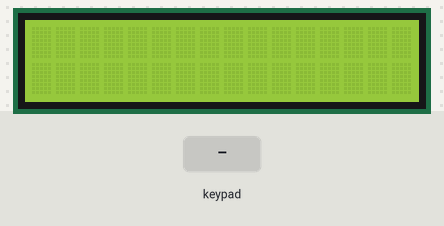
A sketch run on a simulated Arduino Uno, built with avr-gcc and run on an emulated ATmega328P. On the bench: 16×2 character LCD. Inputs (shaded band) come from the test bench. What the sketch prints to the serial monitor is not drawn.

Above: at 1.2 s.
1.3 s: keypad keys 1 2 1 1 1 0 9 # pressed 0.4 s apart
At 4.5 s:
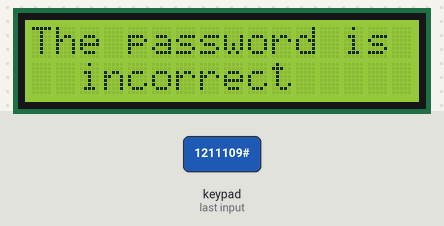
6.0 s: keypad keys 7 8 9 0 # pressed 0.4 s apart
At 8.0 s:
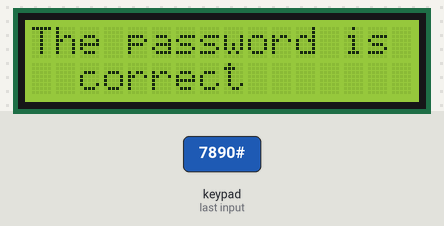
9.6 s: keypad keys 1 2 1 1 1 0 9 A pressed 0.4 s apart
At 13.6 s:
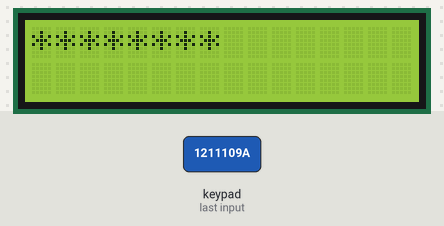
14.3 s: key 'B' pressed
At 15.0 s:
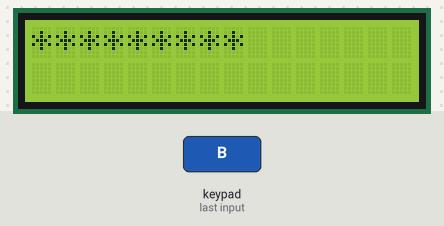
15.8 s: key 'C' pressed
At 16.1 s:
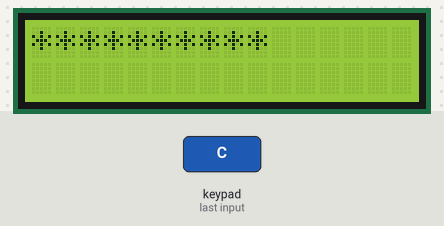
17.3 s: keypad keys 1 2 1 1 1 0 9 * pressed 0.4 s apart
At 19.9 s:
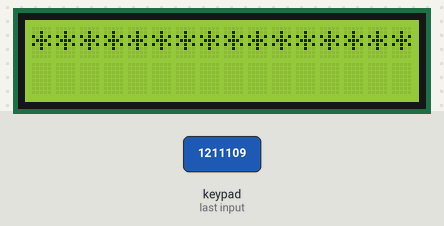
Timing chart, 0 to 21.4 s (numbered marks = the images above; inputs shaded):
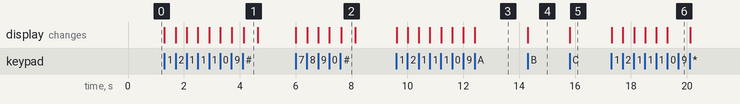

The sketch:

prueba5.ino
```cpp
#include <Keypad.h>
#include <Wire.h>
#include <LiquidCrystal_I2C.h>
LiquidCrystal_I2C lcd(0x27, 16, 2);

#define ROW_NUM     4 // four rows
#define COLUMN_NUM  4 // three columns

char keys[ROW_NUM][COLUMN_NUM] = {
  {'1', '2', '3', 'A'},
  {'4', '5', '6', 'B'},
  {'7', '8', '9', 'C'},
  {'*', '0', '#', 'D'}
};

byte pin_rows[ROW_NUM] = {12, 11, 10, 9}; // GPIO18, GPIO5, GPIO17, GPIO16 connect to the row pins
byte pin_column[COLUMN_NUM] = {8, 7, 6, 5};  // GPIO4, GPIO0, GPIO2 connect to the column pins

Keypad keypad = Keypad( makeKeymap(keys), pin_rows, pin_column, ROW_NUM, COLUMN_NUM );

String input_password;
const String cambioClave = "123";
String password = "7890";
int estado = 0;

void setup() {
  Serial.begin(9600);
  input_password.reserve(32); // maximum input characters is 33 (keypad)
  Wire.begin();

  lcd.init();
  lcd.clear();
  lcd.backlight();
}

void loop() {
  char key = keypad.getKey();

  if (key) {

    Serial.println(key);
    lcd.print("*");

    switch (key) {

      case '*':
        input_password = ""; // limpiar input password
        lcd.clear();
        Serial.println(password);
        break;

      case '#':
        if(estado == 0) {
          if (password == input_password) {
            Serial.println("The password is correct, ACCESS GRANTED!");
            lcd.clear();
            lcd.print("The password is");
            lcd.setCursor(2, 1);
            lcd.print("correct");
            delay(500);
            lcd.clear();

            estado = 1;

            Serial.println(password);
            Serial.println(estado);

          } else {
            Serial.println("The password is incorrect, ACCESS DENIED!");
            lcd.clear();
            lcd.print("The password is incorrect");
            lcd.setCursor(2, 1);
            lcd.print("incorrect");
            delay(500);
            lcd.clear();

            estado = 0;
            Serial.println(estado);
            Serial.println(password);
          }

          input_password = "";

        } else if(estado == 1){
          if(input_password == "123"){
            Serial.println("ingrese la nueva clave");
            estado = 2;
            Serial.println(password);
            Serial.println(estado);
          } else {
            estado = 0;
            Serial.println("no se ha cambiado la clave");
            Serial.println(password);
            Serial.println(estado);
          }

          input_password = "";

        }else if(estado == 2) {
          password = input_password;
          Serial.println(password);
          Serial.println("clave cambiada");
          Serial.println(password);
          estado = 0;
          Serial.println(estado);

          input_password = "";
        }

        break;

      default:
        input_password += key; // agregar carácter a input password
        break;
    }
  }
}
```

Measured:
- after the input at 1.3 s, the display: first changes at once (image 1 shows a later state)
- after the input at 6.0 s, the display: first changes at once (image 2 shows a later state)
- after the input at 9.6 s, the display: first changes at once (image 3 shows a later state)
- after the input at 14.3 s, the display: changes at once (image 4)
- after the input at 15.8 s, the display: changes at once (image 5)
- after the input at 17.3 s, the display: first changes at once (image 6 shows a later state)
- what the display in image 1 shows lasts 0.5 s, from 4.1 s to 4.6 s
